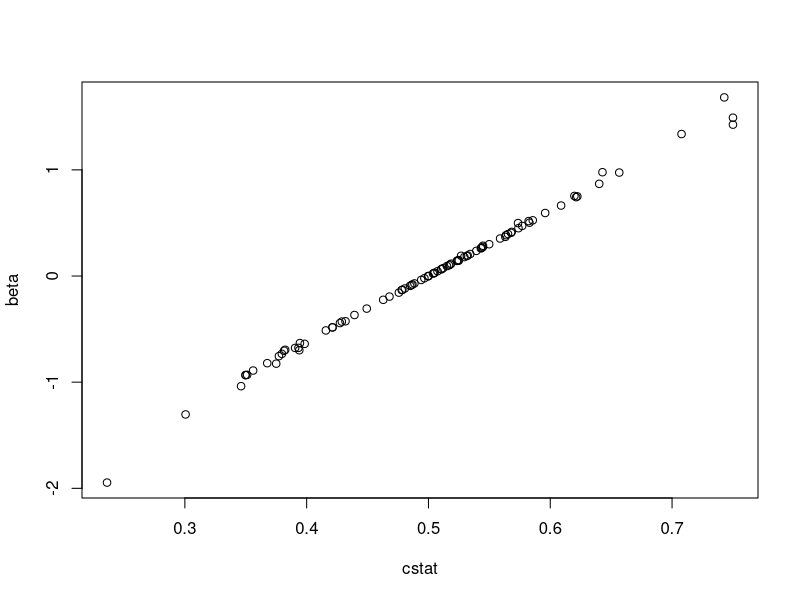
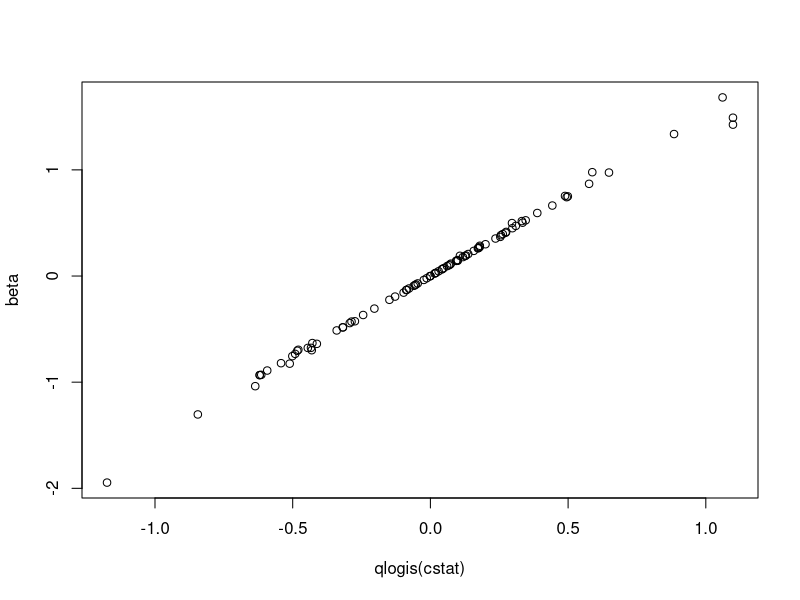

These figures' R source, in order: (Note: this script raises an error after producing the figures.)
## ---- chunk 1
require(rms)
require(knitr)
knitrSet(lang='blogdown')
options(prType='html')
## ---- chunk 2
ns <- c(10:100, 1000)
d <- expand.grid(n = ns, m=1 : 1)
N <- nrow(d)
cstat <- beta <- numeric(N)
set.seed(5) 
for(i in 1 : N) {
  n <- d[i, 'n']
  x <- sample(0 : 1, n, replace=TRUE)
  y <- sample(1 : n, n, replace=TRUE)
  cstat[i] <- somers2(y, x)['C']
  # eps: stricter convergence criterion
  b <- coef(orm(y ~ x, eps=0.000001, maxit=25))
  beta[i] <- b[length(b)]
}

plot(cstat, beta)
plot(qlogis(cstat), beta)
## ---- chunk 3
ols(beta ~ qlogis(cstat))
## ---- chunk 4
d0 <- data.frame(tx=0, y=c(rep(0, 43), rep(1, 39), rep(2, 13), rep(3, 22),
                           rep(4, 15), rep(5, 29)))
d1 <- data.frame(tx=1, y=c(rep(0, 7), rep(1, 7), rep(2, 3), rep(3, 12),
                           rep(4, 15), rep(5, 14)))
d <- rbind(d0, d1)
d$tx <- factor(d$tx, 0:1, c('No cisplatin', 'cisplatin'))
dd <- datadist(d); options(datadist='dd')
with(d, table(tx, y))
cindex <- with(d, somers2(y, as.numeric(tx) - 1))
cindex
cexact <- cindex['C']
## ---- chunk 5
f <- lrm(y ~ tx, data=d)
f
b <- coef(f)['tx=cisplatin']
cest <- plogis(b / 1.52)
